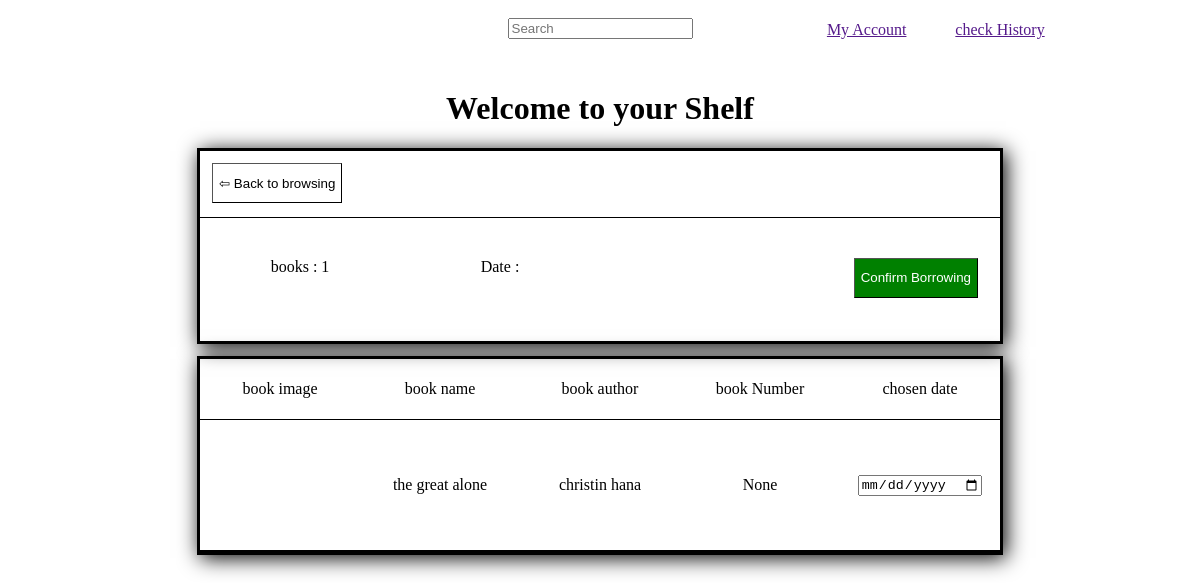
/pages/myshelf/ (signed in), run on an earlier commit of the app's database.
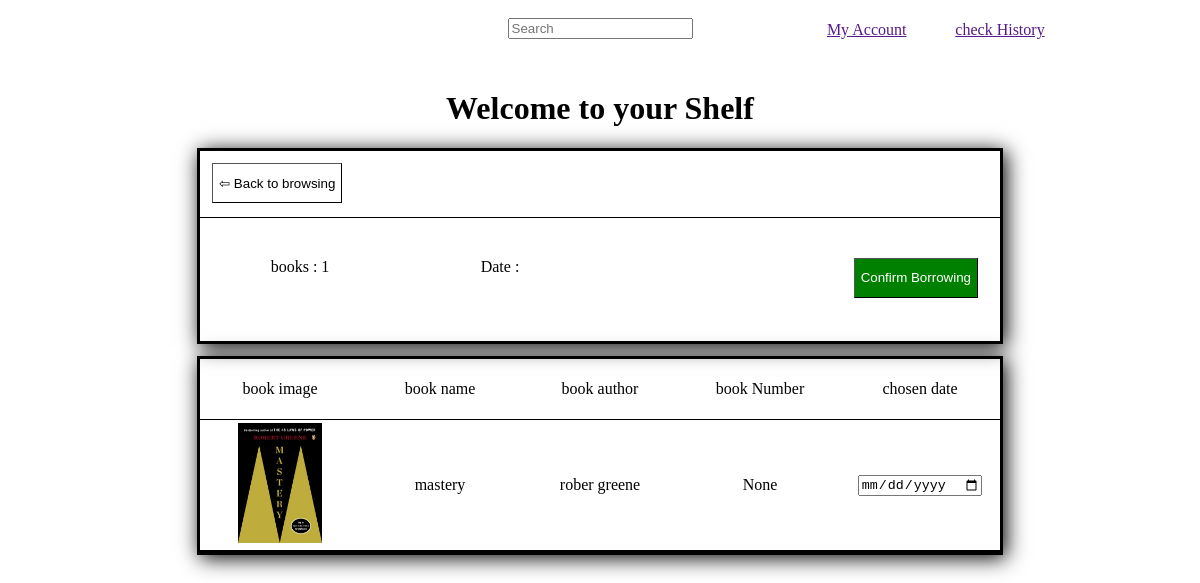
And on a later commit of the database.
### library/models.py (models this page shows, shortened)
class EmpruntItem(models.Model):
  book = models.ForeignKey(Book, on_delete=models.SET_NULL, blank=True, null=True)
  emprunt = models.ForeignKey(Emprunt, on_delete=models.SET_NULL, blank=True, null=True)
  date_added = models.DateTimeField(auto_now_add=True)
  quantity = models.IntegerField(default=0, null=True, blank=True)

class Book(models.Model):
  title = models.CharField(max_length=30, null=True)
  author = models.CharField(max_length=30, null=True)
  category = models.CharField(max_length=30, null=True)
  ISBN = models.CharField(max_length=30, null=True)
  status = models.CharField(max_length=30, null=True)
  image = models.ImageField(null=True, blank=True)
  @property
  def imageURL(self):
    try:
        url = self.image.url
    except:
        url = ''
    return url

### library/views.py (the view)
# urls.py: path('myshelf/',views.shelf, name='myshelf'),
def shelf(request):
    if request.user.is_authenticated:
        customer = request.user.customer
        emprunt, created = Emprunt.objects.get_or_create(customer=customer, complete=False)
        items = emprunt.empruntitem_set.all()
    else:
        items =[]
    context = {'items':items}
    return render(request,'library/html/myshelf.html', context)

### library/templates/library/html/myshelf.html (shortened to what this page needs)
<!DOCTYPE html>
<html lang="en">
<head>
  {% load static%}
    <link rel="stylesheet" href="{% static 'css/myshelf.css'%}">
    <link rel="stylesheet" href="{% static 'css/home.css'%}">
</head>
<body>
  <div class="header">
    <div>
    </div>
    <div class="headersearch">
      <input placeholder="Search" type="text" name="" id="">
    </div>
    <div class="headeritems">
      <div><a href=""><p>My Account</p></a></div>
      <div><a href=""><p>check History</p></a></div>
    </div>
  </div>
  <div class="upper-part">
    <h1> Welcome to your Shelf</h1>
  </div>
  <div class="the-shelf-content">
    <div class="container-1">
      <div class="wherethereturnis">
        <a href="{% url 'home' %}"><button class="back-to-browsing-button">⇦ Back to browsing</button></a>
      </div>
      <div class="wherethebooksare">
        <div class="state">books : 1 </div>
        <div class="state">Date : </div>
        <div class="state"><a href="{% url 'confirmation' %}"><button class="confirm-button">Confirm Borrowing</button></a></div>
      </div>
    </div>
    <div class="container-2">
      <div class="container-2-elements">
        <div>book image</div>
        <div>book name</div>
        <div>book author</div>
        <div>book Number</div>
        <div>chosen date</div>
      </div>
      <div class="container-items">
        {% for item in items %}
        <div class="container-2-placement">
          <div><img class="check-img" src="{{item.book.imageURL}}" alt=""></div>
          <div>{{item.book.title}}</div>
          <div>{{item.book.author}}</div>
          <div>{{item.quantity}}</div>
          <div><input type="date" name="" id=""></div>
        </div>
        {% endfor %}
      </div>
    </div>
  </div>
</body>
</html>

What changed in the data, as far as the page shows it:
changed EmpruntItem "None": book.imageURL: picture added; book "the great alone" → "mastery"; book.author "christin hana" → "rober greene"
